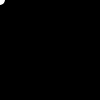
Frame 1 (no input)
Frame 60 (the mouse pressed at the canvas centre just before this capture): identical to frame 1, image omitted
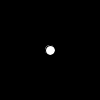
Frame 120 (the mouse held since frame 60 and released just before this capture)

The Processing sketch that drew these frames (run headless with seeded random() and noise(); from frame 60 on, the mouse is pressed at the canvas centre):

// Processing sketch: T_MultiWindows
// ── T_MultiWindows.pde
/*
  Multiple Windows template
 */

SecondApplet sa;
ThirdApplet ta;
String[] args = {""};

void setup() {
  size(100, 100);
}

void draw() {
  background(0);
  ellipse(mouseX, mouseY, 10, 10);
  if (sa != null && sa.getSurface().isStopped()) sa = null;
  if (ta != null && ta.getSurface().isStopped()) ta = null;
}     

void mouseReleased() {
  if (mouseX < width/2) {
    if (sa == null) sa = new SecondApplet();
    PApplet.runSketch(args, sa);
  } else {
    if (ta == null) ta = new ThirdApplet();
    PApplet.runSketch(args, ta);
  }
}
// ── SecondApplet.pde
class SecondApplet extends PApplet {

  void settings() {
    size(200, 100);
  }
  void setup() {
    background(255);
  }
  
  void draw() {
    fill(0);
    ellipse(mouseX, mouseY, 10, 10);
  }
  void mouseReleased() {
    noLoop();
    this.getSurface().setVisible(false);
    this.getSurface().stopThread();
  }
}
// ── ThirdApplet.pde
class ThirdApplet extends PApplet {

  void settings() {
    size(200, 100);
  }
  void setup() {
    background(0);
  }
  
  void draw() {
    fill(255);
    ellipse(mouseX, mouseY, 10, 10);
  }
  void mouseReleased() {
    noLoop();
    this.getSurface().setVisible(false);
    this.getSurface().stopThread();
  }
}
